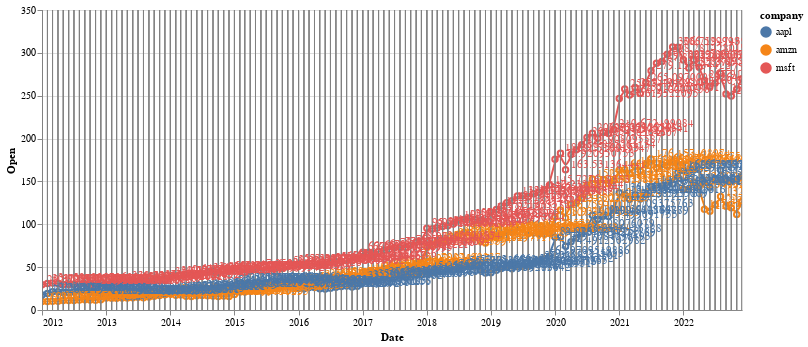

Notebook code for this chart:
### Markdown cell above
### Opening prices by companies

### Code cell
# selection interaction
nearest = alt.selection_single(nearest=True, on='mouseover')

# stock average monthly open value 
monthly_open_plt = alt.Chart(open_top3_nasdaq).mark_line(interpolate='basis').encode(
    alt.X('Date:T'),
    alt.Y('Open:Q', type='quantitative'),
    color='company:N'
)

# select chart
selectors = alt.Chart(open_top3_nasdaq).mark_point().encode(
    alt.X('Date:T'),
    opacity=alt.value(0),
).add_selection (
    nearest
)

# Draw points on the line, and highlight based on selection
points = monthly_open_plt.mark_point().encode(
    opacity=alt.condition(nearest, alt.value(1), alt.value(0))
)

# Draw text labels near the points, and highlight based on selection
text = monthly_open_plt.mark_text(align='left', dx=5, dy=-5).encode(
    text=alt.condition(nearest, 'Open:Q', alt.value(' '))
)

# Draw a rule at the location of the selection
rules = alt.Chart(open_top3_nasdaq).mark_rule(color='gray').encode(
    alt.X('Date:T'),
).transform_filter(
    nearest
)
                         
# 

# Put the five layers into a chart and bind the data
alt.layer(
    monthly_open_plt, selectors, points, rules, text
).properties(
    width=700
).interactive(
)

### Figure 1 — Vega-Lite specification as saved in the notebook (floating-point values rounded to 4 significant figures; data arrays with more than 128 entries replaced by an {"elided": "..."} marker saying what was removed)
{"config": {"view": {"continuousWidth": 400, "continuousHeight": 300}}, "layer": [{"mark": {"type": "line", "interpolate": "basis"}, "encoding": {"color": {"field": "company", "type": "nominal"}, "x": {"field": "Date", "type": "temporal"}, "y": {"field": "Open", "type": "quantitative"}}, "selection": {"selector022": {"type": "interval", "bind": "scales", "encodings": ["x", "y"]}}}, {"mark": "point", "encoding": {"opacity": {"value": 0}, "x": {"field": "Date", "type": "temporal"}}, "selection": {"selector021": {"type": "single", "nearest": true, "on": "mouseover"}}}, {"mark": "point", "encoding": {"color": {"field": "company", "type": "nominal"}, "opacity": {"condition": {"value": 1, "selection": "selector021"}, "value": 0}, "x": {"field": "Date", "type": "temporal"}, "y": {"field": "Open", "type": "quantitative"}}}, {"mark": {"type": "rule", "color": "gray"}, "encoding": {"x": {"field": "Date", "type": "temporal"}}, "transform": [{"filter": {"selection": "selector021"}}]}, {"mark": {"type": "text", "align": "left", "dx": 5, "dy": -5}, "encoding": {"color": {"field": "company", "type": "nominal"}, "text": {"condition": {"field": "Open", "type": "quantitative", "selection": "selector021"}, "value": " "}, "x": {"field": "Date", "type": "temporal"}, "y": {"field": "Open", "type": "quantitative"}}}], "data": {"name": "data-0480f0f738f9c167bc46aa50b3f830f2"}, "width": 700, "$schema": "https://vega.github.io/schema/vega-lite/v4.17.0.json", "datasets": {"data-0480f0f738f9c167bc46aa50b3f830f2": {"elided": "396 records"}}}
